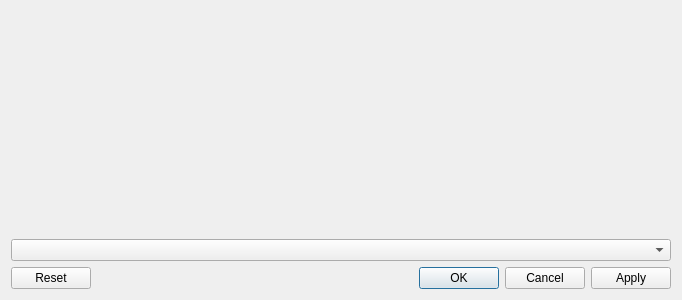
<?xml version="1.0" encoding="UTF-8"?>
<ui version="4.0">
 <class>query::CountingQueryDialog</class>
 <widget class="QDialog" name="query::CountingQueryDialog">
  <property name="geometry">
   <rect>
    <x>0</x>
    <y>0</y>
    <width>682</width>
    <height>300</height>
   </rect>
  </property>
  <property name="windowTitle">
   <string>Counting Query</string>
  </property>
  <layout class="QVBoxLayout" name="verticalLayout_2">
   <item>
    <layout class="QVBoxLayout" name="verticalLayout">
     <item>
      <widget class="adwidgets::TableView" name="tableView" native="true"/>
     </item>
    </layout>
   </item>
   <item>
    <widget class="QComboBox" name="comboBox"/>
   </item>
   <item>
    <widget class="QDialogButtonBox" name="buttonBox">
     <property name="orientation">
      <enum>Qt::Horizontal</enum>
     </property>
     <property name="standardButtons">
      <set>QDialogButtonBox::Apply|QDialogButtonBox::Cancel|QDialogButtonBox::Ok|QDialogButtonBox::Reset</set>
     </property>
    </widget>
   </item>
  </layout>
 </widget>
 <customwidgets>
  <customwidget>
   <class>adwidgets::TableView</class>
   <extends>QWidget</extends>
   <header>adwidgets/tableview.hpp</header>
  </customwidget>
 </customwidgets>
 <resources/>
 <connections/>
</ui>
